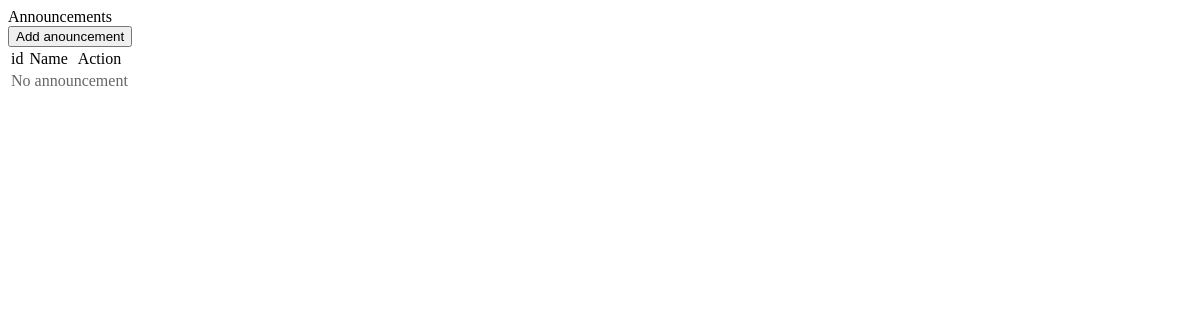
/announcementAdmin.php, run on an earlier commit of the app's database.
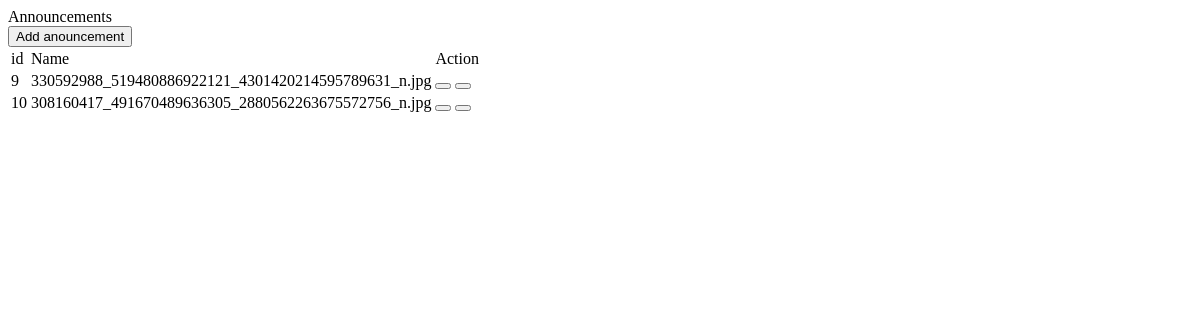
And on a later commit of the database.
### tables this page shows
CREATE TABLE `announcement` (
  `id` int(11) NOT NULL,
  `pic` varchar(250) NOT NULL,
  `name` varchar(250) NOT NULL
);

### announcementAdmin.php (the view, shortened to what this page needs)
<?php
    require "db.php";
    $q = "SELECT * FROM announcement";
    $list = $con->query($q);
    $fetch = $list->fetch_assoc();
?>
<!DOCTYPE html>
<html lang="en">
<head>
</head>
<body>
    <div class=" text-secondary fw-bold p-2 ps-0 mb-3 w-50 h3">Announcements</div>
    <button type="button" class="btn btn-primary mb-3" data-bs-toggle="modal" data-bs-target="#announcementModal"><i class="fa-solid fa-plus me-2"></i>Add anouncement</button>
    <div class="bg-light" style="width: 74vw; height: 60vh;">
        <table class='table text-center'>
            <thead>
                <tr>
                    <td>id</td>
                    <td>Name</td>
                    <td>Action</td>
                </tr>
            </thead>
            <tbody id='announcemenTableTBody'>
                <?php if($list->num_rows){ ?>
                    <?php do{ ?>
                        <tr>
                            <td><?php echo $fetch['id'] ?></td>
                            <td><?php echo $fetch['name'] ?></td>
                            <td>
                                <button class='btn btn-primary text-light' value="<?php echo $fetch['id'] ?>" data-bs-toggle="modal" data-bs-target="#editAnnouncementModal" id='editAnnouncementButtonModal'><i class="fa-solid fa-pen"></i></button>
                                <button class='btn btn-danger text-light' value="<?php echo $fetch['id'] ?>" id='deleteAnnouncementButtonDb'><i class="fa-solid fa-trash"></i></button>
                            </td>
                        </tr>
                    <?php }while($fetch = $list->fetch_assoc()) ?>
                <?php }else{ ?>
                    <tr>
                        <td colspan='3' class="text-secondary" style="opacity: 0.6"><i class="fa-solid fa-bullhorn me-2"></i>No announcement</td>
                    </tr>
                <?php } ?>
            </tbody>
        </table>
    </div>
</body>
</html>

What changed in the data, as far as the page shows it:
added announcement: id "9", name "330592988_519480886922121_4301420214595789631_n.jpg"
added announcement: id "10", name "308160417_491670489636305_2880562263675572756_n.jpg"
Also different on the page:
text no longer shown: "No announcement"
